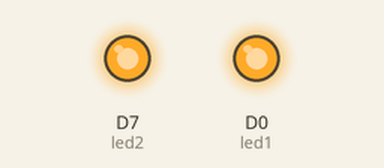
Simulated run of this sketch. Board: ESP8266 (NodeMCU). Parts: output pins drawn as LEDs (lit = HIGH).

Above: at 0.2 s.
At 41.5 s:
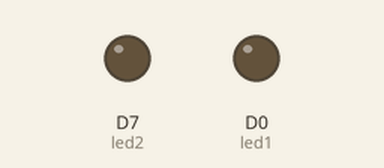
Timing chart, 0 to 43.6 s (numbered marks = the images above):
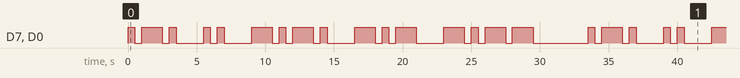

Measured:
- by itself, D7 (led2), D0 (led1): moves between LOW and HIGH, repeating every 33.5 s
- by itself, everything shown: repeats every 33.5 s, in 32 steps

The sketch:

blink-ricky-morse-code.ino
```cpp
// ********************
// Causes the LED located on pin D7 to blink the word "Ricky" (my first name) in morse code.
// Name : Ricky Dodd
// Student ID : 220010849
// Date : 16/03/2021
// ********************

int const DOT_LENGTH = 500; // How long a dot is on for, in milliseconds.
int const DASH_LENGTH = DOT_LENGTH * 3; // A dash is defined as three dots in length.

int led1 = D0; // Instead of referring to the led on pin D7, it'll simply be referred to as 'led'.
int led2 = D7;

// Procedure delays by the length of a dot times three (space between parts of a letter).
void letterGap() {
    delay(DASH_LENGTH);
}

// Procedure delays by the length of a dot times seven (space between words).
void wordGap() {
    delay(DOT_LENGTH * 7);
}

// Procedure makes the led blink for a dot length, and ensure a delay of a dot length to separate letters.
void dot() {
    digitalWrite(led1, HIGH);
    digitalWrite(led2, HIGH);

    delay(DOT_LENGTH);

    digitalWrite(led1, LOW);
    digitalWrite(led2, LOW);

    delay(DOT_LENGTH); // Separating parts of a letter by one unit.
}

// Procedure makes the led blink for a dash length, and ensure a delay of a dot length to separate letters.
void dash() {
    digitalWrite(led1, HIGH);
    digitalWrite(led2, HIGH);

    delay(DASH_LENGTH);

    digitalWrite(led1, LOW);
    digitalWrite(led2, LOW);

    delay(DOT_LENGTH); // Separating parts of a letter by one unit.
}

void setup() {
    pinMode(led1, OUTPUT);
    pinMode(led2, OUTPUT);
}

void loop() {
    // "R"
    dot();
    dash();
    dot();
    letterGap();

    // "i"
    dot();
    dot();
    letterGap();

    // "c"
    dash();
    dot();
    dash();
    dot();
    letterGap();

    // "k"
    dash();
    dot();
    dash();
    letterGap();

    // "y"
    dash();
    dot();
    dash();
    dash();

    wordGap();
}
```
